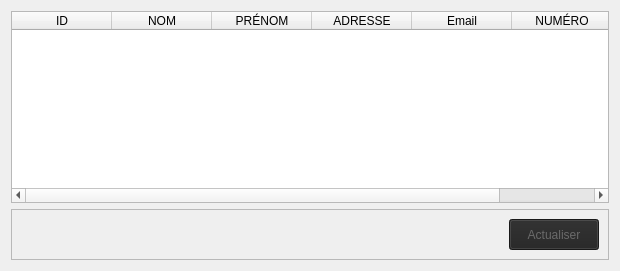
                   <widget class="QWidget" name="SW_Liste_personnel">
                    <layout class="QGridLayout" name="gridLayout_4">
                     <item row="0" column="0">
                      <widget class="QTableWidget" name="tableWidget_personnel">
                       <column>
                        <property name="text">
                         <string>ID</string>
                        </property>
                       </column>
                       <column>
                        <property name="text">
                         <string>NOM</string>
                        </property>
                       </column>
                       <column>
                        <property name="text">
                         <string>PRÉNOM</string>
                        </property>
                       </column>
                       <column>
                        <property name="text">
                         <string>ADRESSE</string>
                        </property>
                       </column>
                       <column>
                        <property name="text">
                         <string>Email</string>
                        </property>
                       </column>
                       <column>
                        <property name="text">
                         <string>NUMÉRO</string>
                        </property>
                       </column>
                      </widget>
                     </item>
                     <item row="1" column="0">
                      <widget class="QFrame" name="frame_Boutton">
                       <property name="minimumSize">
                        <size>
                         <width>0</width>
                         <height>30</height>
                        </size>
                       </property>
                       <property name="frameShape">
                        <enum>QFrame::StyledPanel</enum>
                       </property>
                       <property name="frameShadow">
                        <enum>QFrame::Raised</enum>
                       </property>
                       <layout class="QHBoxLayout" name="horizontalLayout_12">
                        <item>
                         <spacer name="horizontalSpacer">
                          <property name="orientation">
                           <enum>Qt::Horizontal</enum>
                          </property>
                          <property name="sizeHint" stdset="0">
                           <size>
                            <width>488</width>
                            <height>20</height>
                           </size>
                          </property>
                         </spacer>
                        </item>
                        <item>
                         <widget class="QPushButton" name="btn_Actualiser">
                          <property name="minimumSize">
                           <size>
                            <width>90</width>
                            <height>31</height>
                           </size>
                          </property>
                          <property name="styleSheet">
                           <string notr="true">background-color: rgb(35, 35, 35);
color: rgb(106, 106, 106);</string>
                          </property>
                          <property name="text">
                           <string>Actualiser</string>
                          </property>
                         </widget>
                        </item>
                       </layout>
                      </widget>
                     </item>
                    </layout>
                   </widget>
